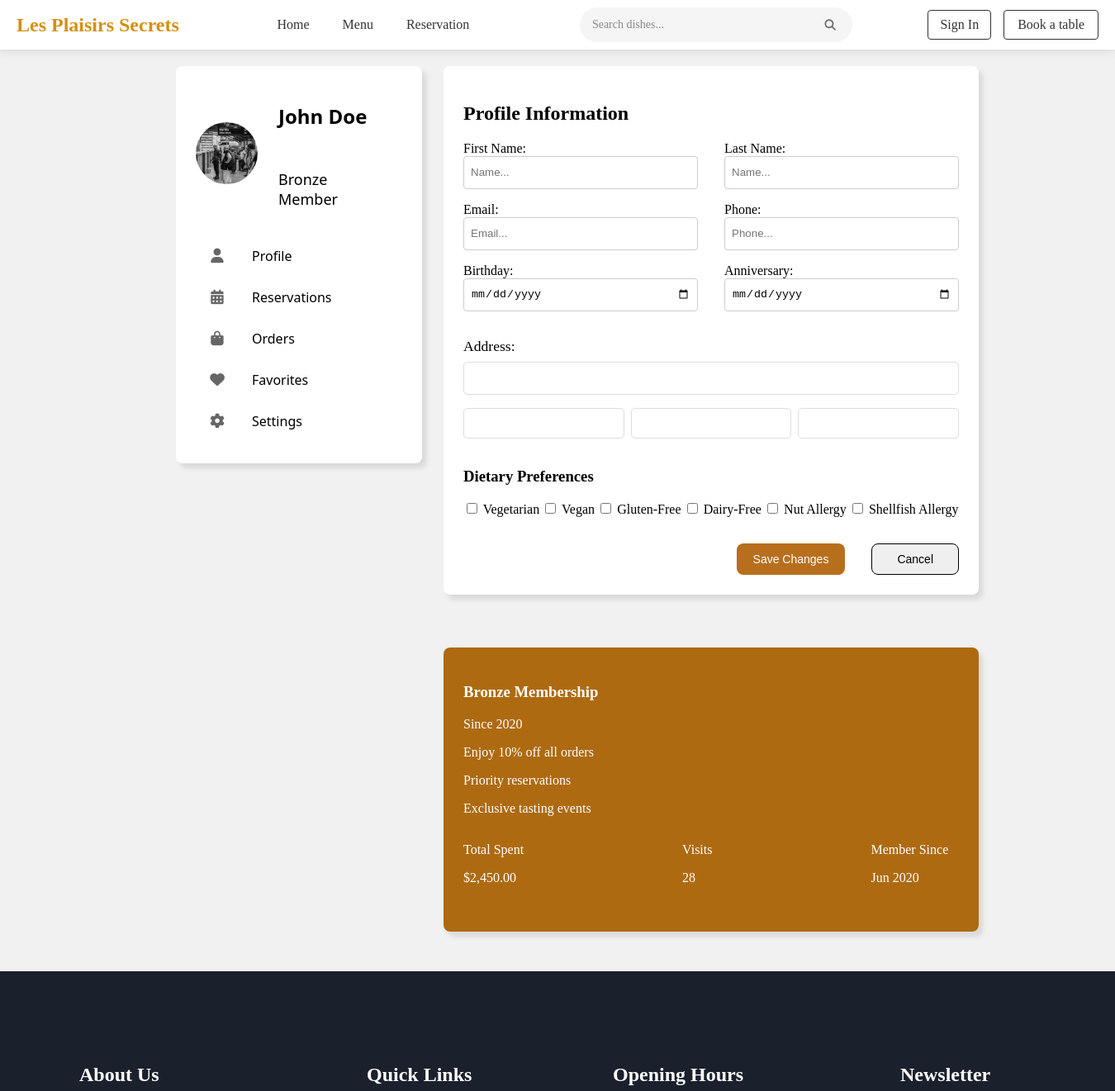
Before: /profile/ (upper part) with the older database file.
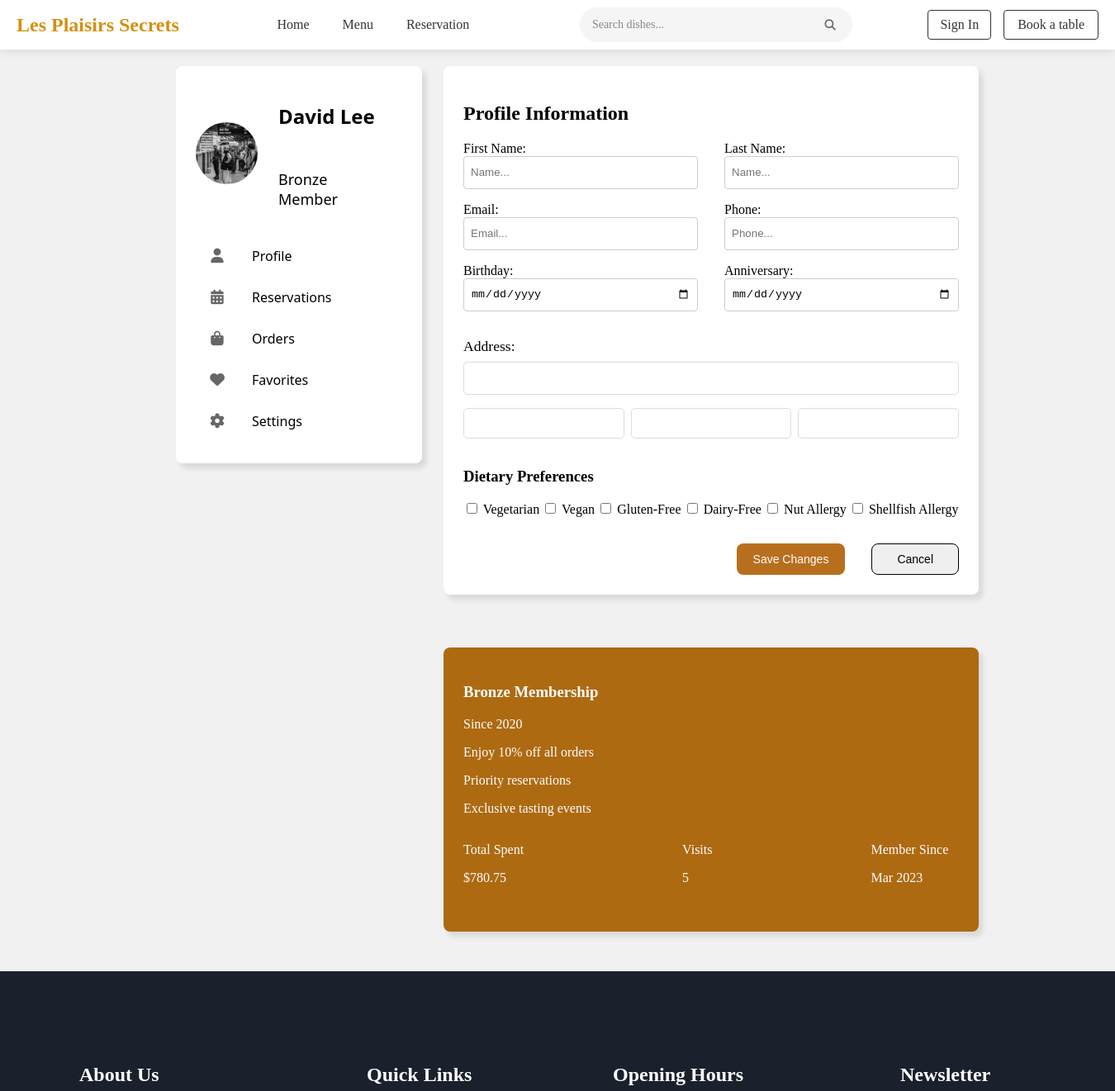
After: the same page with the newer database file.
### web_app/models.py (models this page shows, shortened)
class Customers(models.Model):
    phone = models.CharField('Phone', max_length=20, unique=True)
    full_name = models.CharField('Full name', max_length=100)
    email = models.EmailField('Email', unique=True)
    total_orders = models.IntegerField('Total orders', default=0)
    total_spent = models.DecimalField('Total spent', max_digits=12, decimal_places=2)
    created_at = models.DateTimeField('Registration date', auto_now_add=True)
    class Meta:
        verbose_name = 'Customer'
        verbose_name_plural = 'Customers'
        ordering = ['-created_at']

### web_app/views.py (the view)
# urls.py: path('profile/', views.profile, name='profile')
def profile(request):
    customer = Customers.objects.first()
    return render(request, 'profile.html', {'customer': customer})

### web_app/templates/profile.html (shortened to what the changed rows need)
{% extends 'base.html' %}
{% load static %}
{% block extra_css %}
    <link rel="stylesheet" href="{% static 'profile.css' %}">
{% endblock %}
{% block content %}
<section class="profile-section">
    <div class="profile-list-left">
        <div class="my-profile">
            <div class="second-column">
              <h2 class="name">{{ customer.full_name|default:"John Doe" }}</h2>
              <p class="status">
                {% if customer.total_spent >= 2000 %}
                Gold Member
                {% elif customer.total_spent >= 1000 %}
                Silver Member
                {% else %}
                Bronze Member
                {% endif %}
              </p>
            </div>
        </div>
    </div>
    <div class="profile-list-right">
        <h2>Profile Information</h2>
    </div>
    <div class="membership-card">
        <div class="minfo">
            <div class="info-item">
                <p>Total Spent</p>
                <p>${{ customer.total_spent|default:"2,450.00" }}</p>
            </div>
            <div class="info-item">
                <p>Visits</p>
                <p>{{ customer.total_orders|default:"28" }}</p>
            </div>
            <div class="info-item">
                <p>Member Since</p>
                <p>{{ customer.created_at|date:"M Y"|default:"Jun 2020" }}</p>
            </div>
        </div>
    </div>
</section>
{% endblock %}

Changed rows visible on the page:
added Customers: full_name "David Lee", total_spent "780.75", total_orders "5", created_at "Mar 2023"
Other visible differences:
{{ customer.full_name|default:"John Doe" }}: "John Doe" → (not shown)
{{ customer.total_spent|default:"2,450.00" }}: "2,450.00" → (not shown)
{{ customer.total_orders|default:"28" }}: "28" → (not shown)
{{ customer.created_at|date:"M Y"|default:"Jun 2020" }}: "Jun 2020" → (not shown)
